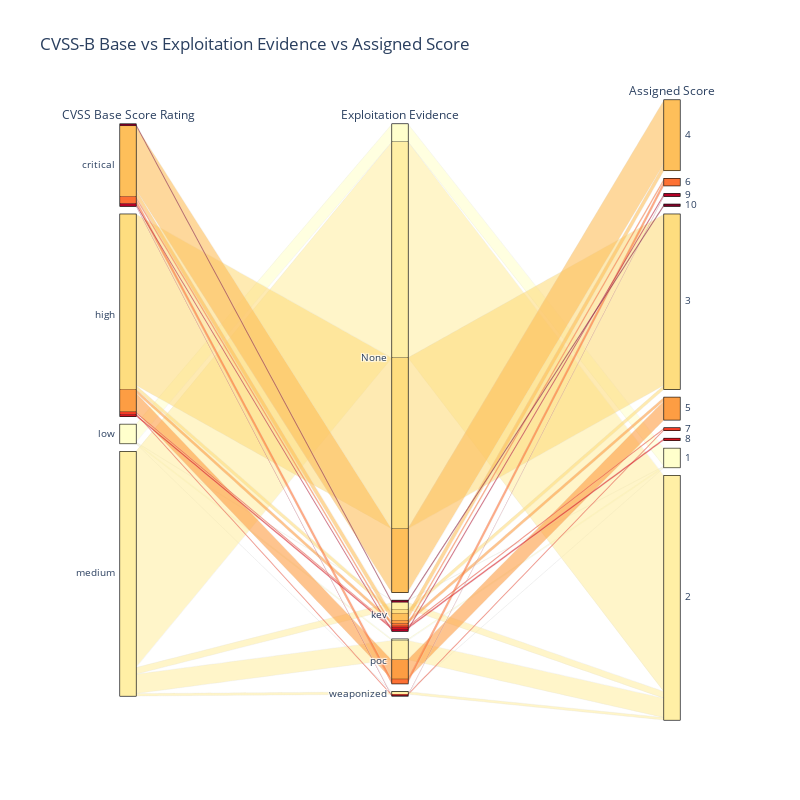

Write notebook code for a chart like this one.
### Code cell
color = sankey_data['rbp_score'];
colorscale = 'YlOrRd' #Yellow Orange Red
fig = go.Figure(go.Parcats(
    dimensions=[
        {'label': 'CVSS Base Score Rating', 'values': sankey_data['base_score_category']},
        {'label': 'Exploitation Evidence', 'values': sankey_data['exploitation']},
        {'label': 'Assigned Score', 'values': sankey_data['rbp_score']},
    ],
    line={'color': color, 'colorscale': colorscale},
    counts=sankey_data['count'],
))
fig.update_layout(
    title='CVSS-B Base vs Exploitation Evidence vs Assigned Score',
    autosize=False,
    width=800,
    height=800,
)
fig.show()

if IN_COLAB == False:
    fig.write_image("../images_out/cvss_exploitation_parcat.png")
    Image(filename='../images_out/cvss_exploitation_parcat.png') #display plot when viewing in github

### Figure 1 — Plotly figure (JSON) as saved in the notebook; plotly's stock layout.template omitted (floating-point values rounded to 4 significant figures)
{"data": [{"counts": [27863, 3061, 1088, 836, 839, 2071, 261, 75029, 1772, 1458, 560, 858, 8457, 523, 7780, 95, 546, 19, 94692, 2919, 8484, 1066], "dimensions": [{"label": "CVSS Base Score Rating", "values": ["critical", "critical", "critical", "critical", "critical", "critical", "critical", "high", "high", "high", "high", "high", "high", "high", "low", "low", "low", "low", "medium", "medium", "medium", "medium"]}, {"label": "Exploitation Evidence", "values": ["None", "kev", "kev", "kev", "kev", "poc", "weaponized", "None", "kev", "kev", "kev", "kev", "poc", "weaponized", "None", "kev", "poc", "weaponized", "None", "kev", "poc", "weaponized"]}, {"label": "Assigned Score", "values": [4, 4, 6, 9, 10, 6, 9, 3, 3, 5, 7, 8, 5, 7, 1, 1, 1, 1, 2, 2, 2, 2]}], "line": {"color": [4, 4, 6, 9, 10, 6, 9, 3, 3, 5, 7, 8, 5, 7, 1, 1, 1, 1, 2, 2, 2, 2], "colorscale": [[0, "rgb(255,255,204)"], [0.125, "rgb(255,237,160)"], [0.25, "rgb(254,217,118)"], [0.375, "rgb(254,178,76)"], [0.5, "rgb(253,141,60)"], [0.625, "rgb(252,78,42)"], [0.75, "rgb(227,26,28)"], [0.875, "rgb(189,0,38)"], [1, "rgb(128,0,38)"]]}, "type": "parcats"}], "layout": {"autosize": false, "height": 800, "title": {"text": "CVSS-B Base vs Exploitation Evidence vs Assigned Score"}, "width": 800}}
